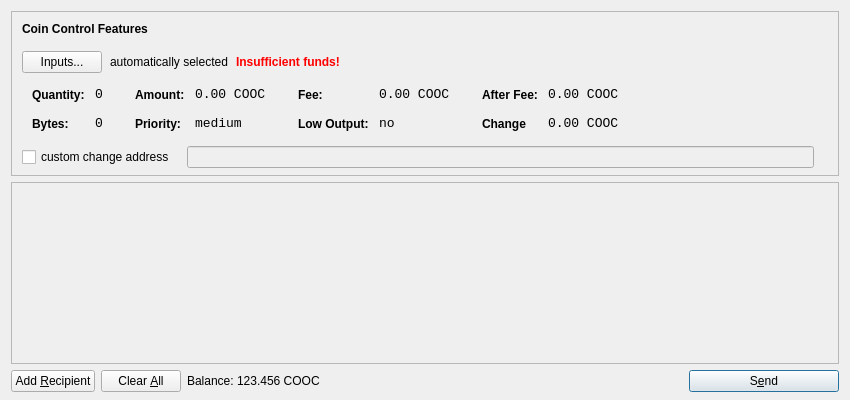
<?xml version="1.0" encoding="UTF-8"?>
<ui version="4.0">
 <class>SendCoinsDialog</class>
 <widget class="QDialog" name="SendCoinsDialog">
  <property name="geometry">
   <rect>
    <x>0</x>
    <y>0</y>
    <width>850</width>
    <height>400</height>
   </rect>
  </property>
  <property name="windowTitle">
   <string>Send Coins</string>
  </property>
  <layout class="QVBoxLayout" name="verticalLayout" stretch="0,1,0">
   <property name="bottomMargin">
    <number>8</number>
   </property>
   <item>
    <widget class="QFrame" name="frameCoinControl">
     <property name="sizePolicy">
      <sizepolicy hsizetype="Expanding" vsizetype="Expanding">
       <horstretch>0</horstretch>
       <verstretch>0</verstretch>
      </sizepolicy>
     </property>
     <property name="maximumSize">
      <size>
       <width>16777215</width>
       <height>16777215</height>
      </size>
     </property>
     <property name="frameShape">
      <enum>QFrame::StyledPanel</enum>
     </property>
     <property name="frameShadow">
      <enum>QFrame::Sunken</enum>
     </property>
     <layout class="QVBoxLayout" name="verticalLayoutCoinControl2">
      <property name="spacing">
       <number>-1</number>
      </property>
      <property name="leftMargin">
       <number>0</number>
      </property>
      <property name="topMargin">
       <number>0</number>
      </property>
      <property name="rightMargin">
       <number>0</number>
      </property>
      <property name="bottomMargin">
       <number>6</number>
      </property>
      <item>
       <layout class="QVBoxLayout" name="verticalLayoutCoinControl" stretch="0,0,0,0,1">
        <property name="spacing">
         <number>0</number>
        </property>
        <property name="leftMargin">
         <number>10</number>
        </property>
        <property name="topMargin">
         <number>10</number>
        </property>
        <item>
         <layout class="QHBoxLayout" name="horizontalLayoutCoinControl1">
          <property name="bottomMargin">
           <number>15</number>
          </property>
          <item>
           <widget class="QLabel" name="labelCoinControlFeatures">
            <property name="sizePolicy">
             <sizepolicy hsizetype="Preferred" vsizetype="Maximum">
              <horstretch>0</horstretch>
              <verstretch>0</verstretch>
             </sizepolicy>
            </property>
            <property name="font">
             <font>
              <weight>75</weight>
              <bold>true</bold>
             </font>
            </property>
            <property name="styleSheet">
             <string notr="true">font-weight:bold;</string>
            </property>
            <property name="text">
             <string>Coin Control Features</string>
            </property>
           </widget>
          </item>
         </layout>
        </item>
        <item>
         <layout class="QHBoxLayout" name="horizontalLayoutCoinControl2" stretch="0,0,0,0">
          <property name="spacing">
           <number>8</number>
          </property>
          <property name="bottomMargin">
           <number>10</number>
          </property>
          <item>
           <widget class="QPushButton" name="pushButtonCoinControl">
            <property name="styleSheet">
             <string notr="true"/>
            </property>
            <property name="text">
             <string>Inputs...</string>
            </property>
           </widget>
          </item>
          <item>
           <widget class="QLabel" name="labelCoinControlAutomaticallySelected">
            <property name="text">
             <string>automatically selected</string>
            </property>
            <property name="margin">
             <number>5</number>
            </property>
           </widget>
          </item>
          <item>
           <widget class="QLabel" name="labelCoinControlInsuffFunds">
            <property name="font">
             <font>
              <weight>75</weight>
              <bold>true</bold>
             </font>
            </property>
            <property name="styleSheet">
             <string notr="true">color:red;font-weight:bold;</string>
            </property>
            <property name="text">
             <string>Insufficient funds!</string>
            </property>
            <property name="margin">
             <number>5</number>
            </property>
           </widget>
          </item>
          <item>
           <spacer name="horizontalSpacerCoinControl">
            <property name="orientation">
             <enum>Qt::Horizontal</enum>
            </property>
            <property name="sizeHint" stdset="0">
             <size>
              <width>40</width>
              <height>1</height>
             </size>
            </property>
           </spacer>
          </item>
         </layout>
        </item>
        <item>
         <widget class="QWidget" name="widgetCoinControl" native="true">
          <property name="sizePolicy">
           <sizepolicy hsizetype="Preferred" vsizetype="Preferred">
            <horstretch>0</horstretch>
            <verstretch>0</verstretch>
           </sizepolicy>
          </property>
          <property name="minimumSize">
           <size>
            <width>0</width>
            <height>0</height>
           </size>
          </property>
          <property name="styleSheet">
           <string notr="true"/>
          </property>
          <layout class="QHBoxLayout" name="horizontalLayoutCoinControl5">
           <property name="margin">
            <number>0</number>
           </property>
           <item>
            <layout class="QHBoxLayout" name="horizontalLayoutCoinControl3" stretch="0,0,0,1">
             <property name="spacing">
              <number>20</number>
             </property>
             <property name="topMargin">
              <number>0</number>
             </property>
             <property name="bottomMargin">
              <number>10</number>
             </property>
             <item>
              <layout class="QFormLayout" name="formLayoutCoinControl1">
               <property name="horizontalSpacing">
                <number>10</number>
               </property>
               <property name="verticalSpacing">
                <number>14</number>
               </property>
               <property name="leftMargin">
                <number>10</number>
               </property>
               <property name="topMargin">
                <number>4</number>
               </property>
               <property name="rightMargin">
                <number>6</number>
               </property>
               <item row="0" column="0">
                <widget class="QLabel" name="labelCoinControlQuantityText">
                 <property name="styleSheet">
                  <string notr="true">font-weight:bold;</string>
                 </property>
                 <property name="text">
                  <string>Quantity:</string>
                 </property>
                 <property name="margin">
                  <number>0</number>
                 </property>
                </widget>
               </item>
               <item row="0" column="1">
                <widget class="QLabel" name="labelCoinControlQuantity">
                 <property name="font">
                  <font>
                   <family>Monospace</family>
                   <pointsize>10</pointsize>
                  </font>
                 </property>
                 <property name="cursor">
                  <cursorShape>IBeamCursor</cursorShape>
                 </property>
                 <property name="contextMenuPolicy">
                  <enum>Qt::ActionsContextMenu</enum>
                 </property>
                 <property name="text">
                  <string>0</string>
                 </property>
                 <property name="margin">
                  <number>0</number>
                 </property>
                 <property name="textInteractionFlags">
                  <set>Qt::LinksAccessibleByMouse|Qt::TextSelectableByKeyboard|Qt::TextSelectableByMouse</set>
                 </property>
                </widget>
               </item>
               <item row="1" column="0">
                <widget class="QLabel" name="labelCoinControlBytesText">
                 <property name="styleSheet">
                  <string notr="true">font-weight:bold;</string>
                 </property>
                 <property name="text">
                  <string>Bytes:</string>
                 </property>
                </widget>
               </item>
               <item row="1" column="1">
                <widget class="QLabel" name="labelCoinControlBytes">
                 <property name="font">
                  <font>
                   <family>Monospace</family>
                   <pointsize>10</pointsize>
                  </font>
                 </property>
                 <property name="cursor">
                  <cursorShape>IBeamCursor</cursorShape>
                 </property>
                 <property name="contextMenuPolicy">
                  <enum>Qt::ActionsContextMenu</enum>
                 </property>
                 <property name="text">
                  <string>0</string>
                 </property>
                 <property name="textInteractionFlags">
                  <set>Qt::LinksAccessibleByMouse|Qt::TextSelectableByKeyboard|Qt::TextSelectableByMouse</set>
                 </property>
                </widget>
               </item>
              </layout>
             </item>
             <item>
              <layout class="QFormLayout" name="formLayoutCoinControl2">
               <property name="horizontalSpacing">
                <number>10</number>
               </property>
               <property name="verticalSpacing">
                <number>14</number>
               </property>
               <property name="leftMargin">
                <number>6</number>
               </property>
               <property name="topMargin">
                <number>4</number>
               </property>
               <property name="rightMargin">
                <number>6</number>
               </property>
               <item row="0" column="0">
                <widget class="QLabel" name="labelCoinControlAmountText">
                 <property name="styleSheet">
                  <string notr="true">font-weight:bold;</string>
                 </property>
                 <property name="text">
                  <string>Amount:</string>
                 </property>
                 <property name="margin">
                  <number>0</number>
                 </property>
                </widget>
               </item>
               <item row="0" column="1">
                <widget class="QLabel" name="labelCoinControlAmount">
                 <property name="font">
                  <font>
                   <family>Monospace</family>
                   <pointsize>10</pointsize>
                  </font>
                 </property>
                 <property name="cursor">
                  <cursorShape>IBeamCursor</cursorShape>
                 </property>
                 <property name="contextMenuPolicy">
                  <enum>Qt::ActionsContextMenu</enum>
                 </property>
                 <property name="text">
                  <string>0.00 COOC</string>
                 </property>
                 <property name="textInteractionFlags">
                  <set>Qt::LinksAccessibleByMouse|Qt::TextSelectableByKeyboard|Qt::TextSelectableByMouse</set>
                 </property>
                </widget>
               </item>
               <item row="1" column="0">
                <widget class="QLabel" name="labelCoinControlPriorityText">
                 <property name="styleSheet">
                  <string notr="true">font-weight:bold;</string>
                 </property>
                 <property name="text">
                  <string>Priority:</string>
                 </property>
                </widget>
               </item>
               <item row="1" column="1">
                <widget class="QLabel" name="labelCoinControlPriority">
                 <property name="font">
                  <font>
                   <family>Monospace</family>
                   <pointsize>10</pointsize>
                  </font>
                 </property>
                 <property name="cursor">
                  <cursorShape>IBeamCursor</cursorShape>
                 </property>
                 <property name="contextMenuPolicy">
                  <enum>Qt::ActionsContextMenu</enum>
                 </property>
                 <property name="text">
                  <string>medium</string>
                 </property>
                 <property name="textInteractionFlags">
                  <set>Qt::LinksAccessibleByMouse|Qt::TextSelectableByKeyboard|Qt::TextSelectableByMouse</set>
                 </property>
                </widget>
               </item>
              </layout>
             </item>
             <item>
              <layout class="QFormLayout" name="formLayoutCoinControl3">
               <property name="horizontalSpacing">
                <number>10</number>
               </property>
               <property name="verticalSpacing">
                <number>14</number>
               </property>
               <property name="leftMargin">
                <number>6</number>
               </property>
               <property name="topMargin">
                <number>4</number>
               </property>
               <property name="rightMargin">
                <number>6</number>
               </property>
               <item row="0" column="0">
                <widget class="QLabel" name="labelCoinControlFeeText">
                 <property name="styleSheet">
                  <string notr="true">font-weight:bold;</string>
                 </property>
                 <property name="text">
                  <string>Fee:</string>
                 </property>
                 <property name="margin">
                  <number>0</number>
                 </property>
                </widget>
               </item>
               <item row="0" column="1">
                <widget class="QLabel" name="labelCoinControlFee">
                 <property name="font">
                  <font>
                   <family>Monospace</family>
                   <pointsize>10</pointsize>
                  </font>
                 </property>
                 <property name="cursor">
                  <cursorShape>IBeamCursor</cursorShape>
                 </property>
                 <property name="contextMenuPolicy">
                  <enum>Qt::ActionsContextMenu</enum>
                 </property>
                 <property name="text">
                  <string>0.00 COOC</string>
                 </property>
                 <property name="textInteractionFlags">
                  <set>Qt::LinksAccessibleByMouse|Qt::TextSelectableByKeyboard|Qt::TextSelectableByMouse</set>
                 </property>
                </widget>
               </item>
               <item row="1" column="0">
                <widget class="QLabel" name="labelCoinControlLowOutputText">
                 <property name="styleSheet">
                  <string notr="true">font-weight:bold;</string>
                 </property>
                 <property name="text">
                  <string>Low Output:</string>
                 </property>
                </widget>
               </item>
               <item row="1" column="1">
                <widget class="QLabel" name="labelCoinControlLowOutput">
                 <property name="font">
                  <font>
                   <family>Monospace</family>
                   <pointsize>10</pointsize>
                  </font>
                 </property>
                 <property name="cursor">
                  <cursorShape>IBeamCursor</cursorShape>
                 </property>
                 <property name="contextMenuPolicy">
                  <enum>Qt::ActionsContextMenu</enum>
                 </property>
                 <property name="text">
                  <string>no</string>
                 </property>
                 <property name="textInteractionFlags">
                  <set>Qt::LinksAccessibleByMouse|Qt::TextSelectableByKeyboard|Qt::TextSelectableByMouse</set>
                 </property>
                </widget>
               </item>
              </layout>
             </item>
             <item>
              <layout class="QFormLayout" name="formLayoutCoinControl4">
               <property name="horizontalSpacing">
                <number>10</number>
               </property>
               <property name="verticalSpacing">
                <number>14</number>
               </property>
               <property name="leftMargin">
                <number>6</number>
               </property>
               <property name="topMargin">
                <number>4</number>
               </property>
               <property name="rightMargin">
                <number>6</number>
               </property>
               <item row="0" column="0">
                <widget class="QLabel" name="labelCoinControlAfterFeeText">
                 <property name="styleSheet">
                  <string notr="true">font-weight:bold;</string>
                 </property>
                 <property name="text">
                  <string>After Fee:</string>
                 </property>
                 <property name="margin">
                  <number>0</number>
                 </property>
                </widget>
               </item>
               <item row="0" column="1">
                <widget class="QLabel" name="labelCoinControlAfterFee">
                 <property name="font">
                  <font>
                   <family>Monospace</family>
                   <pointsize>10</pointsize>
                  </font>
                 </property>
                 <property name="cursor">
                  <cursorShape>IBeamCursor</cursorShape>
                 </property>
                 <property name="contextMenuPolicy">
                  <enum>Qt::ActionsContextMenu</enum>
                 </property>
                 <property name="text">
                  <string>0.00 COOC</string>
                 </property>
                 <property name="textInteractionFlags">
                  <set>Qt::LinksAccessibleByMouse|Qt::TextSelectableByKeyboard|Qt::TextSelectableByMouse</set>
                 </property>
                </widget>
               </item>
               <item row="1" column="0">
                <widget class="QLabel" name="labelCoinControlChangeText">
                 <property name="styleSheet">
                  <string notr="true">font-weight:bold;</string>
                 </property>
                 <property name="text">
                  <string>Change</string>
                 </property>
                </widget>
               </item>
               <item row="1" column="1">
                <widget class="QLabel" name="labelCoinControlChange">
                 <property name="font">
                  <font>
                   <family>Monospace</family>
                   <pointsize>10</pointsize>
                  </font>
                 </property>
                 <property name="cursor">
                  <cursorShape>IBeamCursor</cursorShape>
                 </property>
                 <property name="contextMenuPolicy">
                  <enum>Qt::ActionsContextMenu</enum>
                 </property>
                 <property name="text">
                  <string>0.00 COOC</string>
                 </property>
                 <property name="textInteractionFlags">
                  <set>Qt::LinksAccessibleByMouse|Qt::TextSelectableByKeyboard|Qt::TextSelectableByMouse</set>
                 </property>
                </widget>
               </item>
              </layout>
             </item>
            </layout>
           </item>
          </layout>
         </widget>
        </item>
        <item>
         <layout class="QHBoxLayout" name="horizontalLayoutCoinControl4" stretch="0,0,0">
          <property name="spacing">
           <number>12</number>
          </property>
          <property name="sizeConstraint">
           <enum>QLayout::SetDefaultConstraint</enum>
          </property>
          <property name="topMargin">
           <number>5</number>
          </property>
          <property name="rightMargin">
           <number>5</number>
          </property>
          <item>
           <widget class="QCheckBox" name="checkBoxCoinControlChange">
            <property name="text">
             <string>custom change address</string>
            </property>
           </widget>
          </item>
          <item>
           <widget class="QLineEdit" name="lineEditCoinControlChange">
            <property name="enabled">
             <bool>false</bool>
            </property>
            <property name="sizePolicy">
             <sizepolicy hsizetype="Expanding" vsizetype="Fixed">
              <horstretch>0</horstretch>
              <verstretch>0</verstretch>
             </sizepolicy>
            </property>
           </widget>
          </item>
          <item>
           <widget class="QLabel" name="labelCoinControlChangeLabel">
            <property name="sizePolicy">
             <sizepolicy hsizetype="Preferred" vsizetype="Expanding">
              <horstretch>0</horstretch>
              <verstretch>0</verstretch>
             </sizepolicy>
            </property>
            <property name="minimumSize">
             <size>
              <width>0</width>
              <height>0</height>
             </size>
            </property>
            <property name="text">
             <string/>
            </property>
            <property name="margin">
             <number>3</number>
            </property>
           </widget>
          </item>
         </layout>
        </item>
        <item>
         <spacer name="verticalSpacerCoinControl">
          <property name="orientation">
           <enum>Qt::Vertical</enum>
          </property>
          <property name="sizeHint" stdset="0">
           <size>
            <width>800</width>
            <height>1</height>
           </size>
          </property>
         </spacer>
        </item>
       </layout>
      </item>
     </layout>
    </widget>
   </item>
   <item>
    <widget class="QScrollArea" name="scrollArea">
     <property name="widgetResizable">
      <bool>true</bool>
     </property>
     <widget class="QWidget" name="scrollAreaWidgetContents">
      <property name="geometry">
       <rect>
        <x>0</x>
        <y>0</y>
        <width>830</width>
        <height>165</height>
       </rect>
      </property>
      <layout class="QVBoxLayout" name="verticalLayout_2">
       <property name="margin">
        <number>0</number>
       </property>
       <item>
        <layout class="QVBoxLayout" name="entries">
         <property name="spacing">
          <number>6</number>
         </property>
        </layout>
       </item>
       <item>
        <spacer name="verticalSpacer">
         <property name="orientation">
          <enum>Qt::Vertical</enum>
         </property>
         <property name="sizeHint" stdset="0">
          <size>
           <width>20</width>
           <height>40</height>
          </size>
         </property>
        </spacer>
       </item>
      </layout>
     </widget>
    </widget>
   </item>
   <item>
    <layout class="QHBoxLayout" name="horizontalLayout">
     <item>
      <widget class="QPushButton" name="addButton">
       <property name="toolTip">
        <string>Send to multiple recipients at once</string>
       </property>
       <property name="text">
        <string>Add &amp;Recipient</string>
       </property>
       <property name="icon">
        <iconset resource="../bitcoin.qrc">
         <normaloff>:/icons/add</normaloff>:/icons/add</iconset>
       </property>
       <property name="autoDefault">
        <bool>false</bool>
       </property>
      </widget>
     </item>
     <item>
      <widget class="QPushButton" name="clearButton">
       <property name="sizePolicy">
        <sizepolicy hsizetype="Minimum" vsizetype="Fixed">
         <horstretch>0</horstretch>
         <verstretch>0</verstretch>
        </sizepolicy>
       </property>
       <property name="toolTip">
        <string>Remove all transaction fields</string>
       </property>
       <property name="text">
        <string>Clear &amp;All</string>
       </property>
       <property name="icon">
        <iconset resource="../bitcoin.qrc">
         <normaloff>:/icons/remove</normaloff>:/icons/remove</iconset>
       </property>
       <property name="autoRepeatDelay">
        <number>300</number>
       </property>
       <property name="autoDefault">
        <bool>false</bool>
       </property>
      </widget>
     </item>
     <item>
      <layout class="QHBoxLayout" name="horizontalLayout_2">
       <property name="spacing">
        <number>3</number>
       </property>
       <item>
        <widget class="QLabel" name="label">
         <property name="sizePolicy">
          <sizepolicy hsizetype="Preferred" vsizetype="Fixed">
           <horstretch>0</horstretch>
           <verstretch>0</verstretch>
          </sizepolicy>
         </property>
         <property name="text">
          <string>Balance:</string>
         </property>
        </widget>
       </item>
       <item>
        <widget class="QLabel" name="labelBalance">
         <property name="sizePolicy">
          <sizepolicy hsizetype="Preferred" vsizetype="Fixed">
           <horstretch>0</horstretch>
           <verstretch>0</verstretch>
          </sizepolicy>
         </property>
         <property name="cursor">
          <cursorShape>IBeamCursor</cursorShape>
         </property>
         <property name="text">
          <string>123.456 COOC</string>
         </property>
         <property name="textInteractionFlags">
          <set>Qt::LinksAccessibleByMouse|Qt::TextSelectableByKeyboard|Qt::TextSelectableByMouse</set>
         </property>
        </widget>
       </item>
      </layout>
     </item>
     <item>
      <spacer name="horizontalSpacer">
       <property name="orientation">
        <enum>Qt::Horizontal</enum>
       </property>
       <property name="sizeHint" stdset="0">
        <size>
         <width>40</width>
         <height>20</height>
        </size>
       </property>
      </spacer>
     </item>
     <item>
      <widget class="QPushButton" name="sendButton">
       <property name="minimumSize">
        <size>
         <width>150</width>
         <height>0</height>
        </size>
       </property>
       <property name="toolTip">
        <string>Confirm the send action</string>
       </property>
       <property name="text">
        <string>S&amp;end</string>
       </property>
       <property name="icon">
        <iconset resource="../bitcoin.qrc">
         <normaloff>:/icons/send</normaloff>:/icons/send</iconset>
       </property>
       <property name="default">
        <bool>true</bool>
       </property>
      </widget>
     </item>
    </layout>
   </item>
  </layout>
 </widget>
 <resources>
  <include location="../bitcoin.qrc"/>
 </resources>
 <connections/>
</ui>
